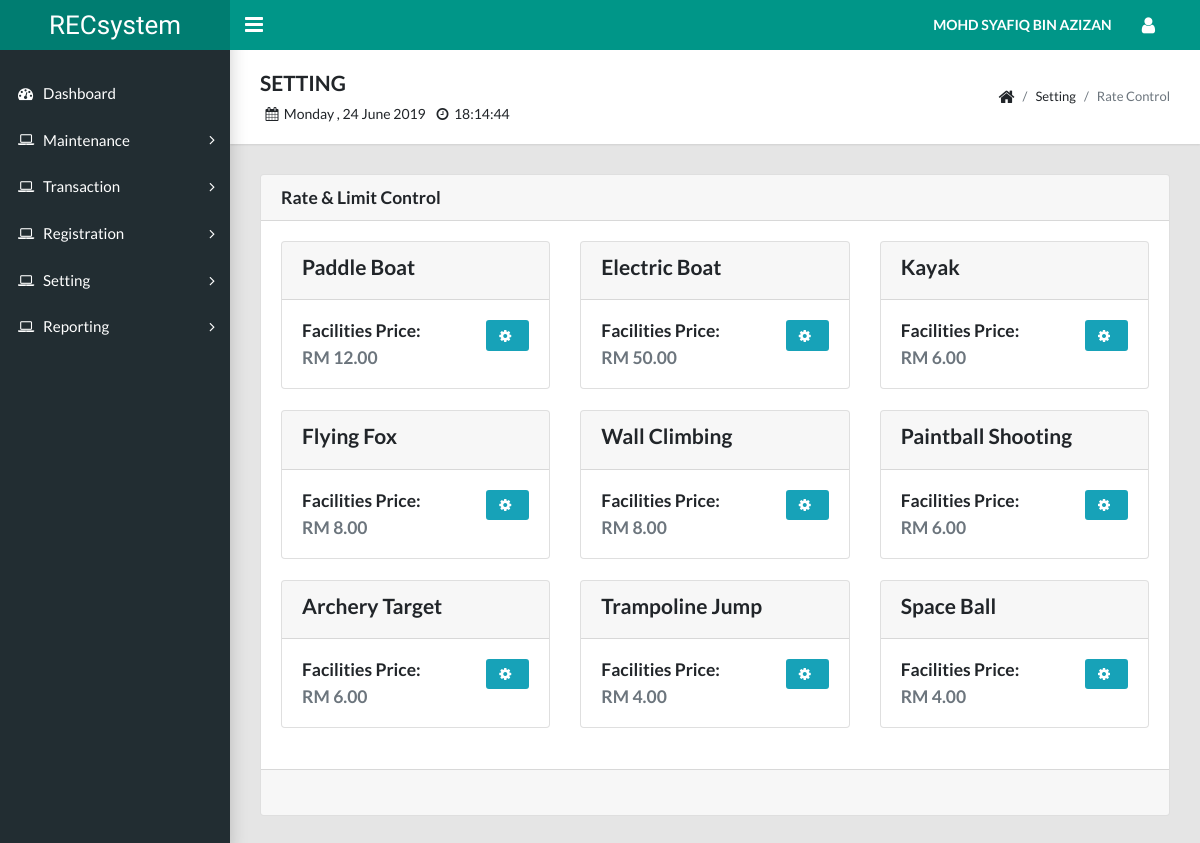
Screenshot of /manager/setting_rate_panel.php (signed in) with the database file from the repository.
### tables this page shows
CREATE TABLE `user_manager` (
  `manager_id` int(11) NOT NULL,
  `manager_full` varchar(255) NOT NULL,
  `manager_email` varchar(255) NOT NULL,
  `manager_password` varchar(255) NOT NULL,
  `manager_phone` varchar(255) NOT NULL,
  `manager_address` varchar(255) DEFAULT NULL
);

CREATE TABLE `facility_category` (
  `fac_id` int(11) NOT NULL,
  `fac_name` varchar(255) NOT NULL,
  `fac_rate` double NOT NULL,
  `fac_total` int(11) NOT NULL,
  `fac_qty` int(11) NOT NULL,
  `fac_limit` int(11) NOT NULL,
  `fac_queue` int(11) NOT NULL,
  `fac_use` int(11) NOT NULL,
  `fac_status` int(11) NOT NULL,
  `fac_unav` date NOT NULL,
  `manager_id` int(11) NOT NULL
);

### manager/setting_rate_panel.php (the view, shortened to what this page needs)
<?php include "header.php"; ?>
<?php include "navbar.php"; ?>
<?php include "sidebar.php"; ?>
<?php include "dbconnection.php"; ?>
<body class="app sidebar-mini rtl">
  <main class="app-content">
    <div class="app-title">
      <div>
        <h4>SETTING</h4><span id="date_time"></span></small>
      </div>
      <ul class="app-breadcrumb breadcrumb side">
        <li class="breadcrumb-item"><i class="fa fa-home fa-lg"></i></li>
        <li class="breadcrumb-item">Setting</li>
        <li class="breadcrumb-item active">Rate Control</li>
      </ul>
    </div>
    <div class="row">
      <div class="col-md-12">
        <div class="bs-component">
          <div class="card">
            <h5 class="card-header">Rate & Limit Control</h5>
            <div class="card-body">
              <div class="row">
                <?php
                $stmt = $conn->prepare("SELECT * FROM `facility_category`");
                $stmt->execute();
                $result = $stmt->get_result();
                while($row = $result->fetch_assoc())
                {
                  $fac_id = $row['fac_id'];
                  $fac_name = $row['fac_name'];
                  $fac_rate = $row['fac_rate'];
                  ?>
                  <div class="col-md-4 col-sm-6 col-xs-12">
                    <div class="card">
                      <div class="card-header">
                        <div style="float:left;">
                          <h4 ><?php echo $fac_name;?></h4>
                        </div>
                      </div>
                      <div class="card-body">
                        <div style="float:right;">
                          <a href="#edit<?php echo $fac_id; ?>" data-toggle="modal" class="btn btn-info btn-sm" ><i class="fa fa-fw fa-lg fa-gear"></i></a>
                        </div>
                        <div style="float:left;">
                          <h5 class="card-title">Facilities Price:</h5>
                          <h5 class="card-subtitle text-muted">RM <?php echo number_format($fac_rate, 2);?></h5>
                        </div>
                      </div>
                    </div><br />
                  </div>
                <?php } ?>
              </div>
            </div>
            <div class="card-footer">
            </div>
          </div>
        </div>
      </main>
    </body>
    </html>

### manager/identification.php
<?php
function manager(){
include "dbconnection.php";
  	$id = $_SESSION['manager_id'];
    $stmt = $conn->prepare("SELECT * FROM `user_manager` WHERE manager_id=?");
    $stmt->bind_param("s", $id);
    $stmt->execute();
    $result = $stmt->get_result();
    $row = $result->fetch_assoc();
      $manager_full = $row ['manager_full'];
      echo strtoupper($manager_full);
}
 ?>

### rows the page displays
user_manager: manager_full "MOHD SYAFIQ BIN AZIZAN"
facility_category: fac_name "Paddle Boat", fac_rate "12.00"
facility_category: fac_name "Electric Boat", fac_rate "50.00"
facility_category: fac_name "Kayak", fac_rate "6.00"
facility_category: fac_name "Flying Fox", fac_rate "8.00"
facility_category: fac_name "Wall Climbing", fac_rate "8.00"
facility_category: fac_name "Paintball Shooting", fac_rate "6.00"
facility_category: fac_name "Archery Target", fac_rate "6.00"
facility_category: fac_name "Trampoline Jump", fac_rate "4.00"
facility_category: fac_name "Space Ball", fac_rate "4.00"
